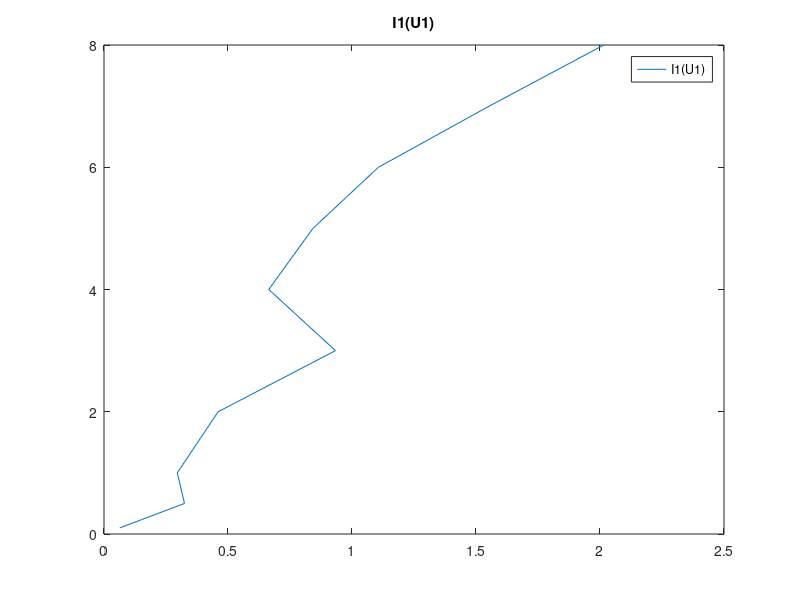
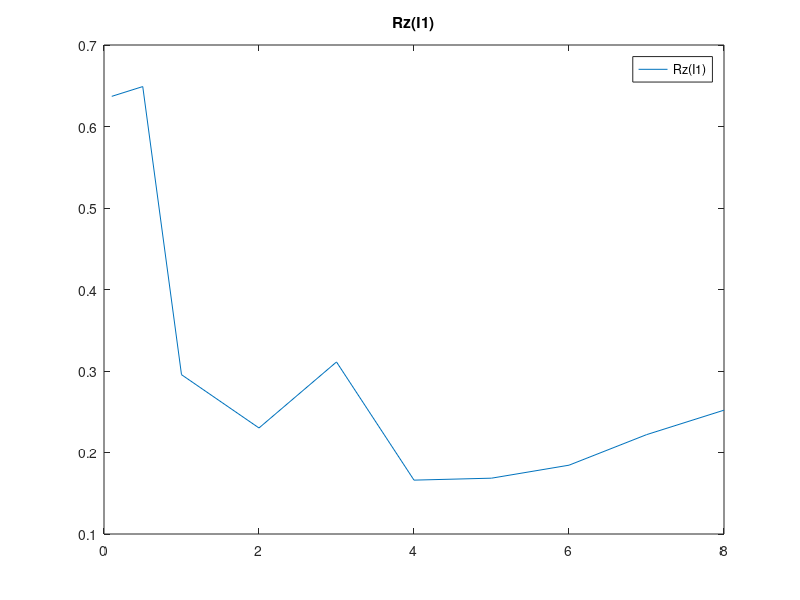
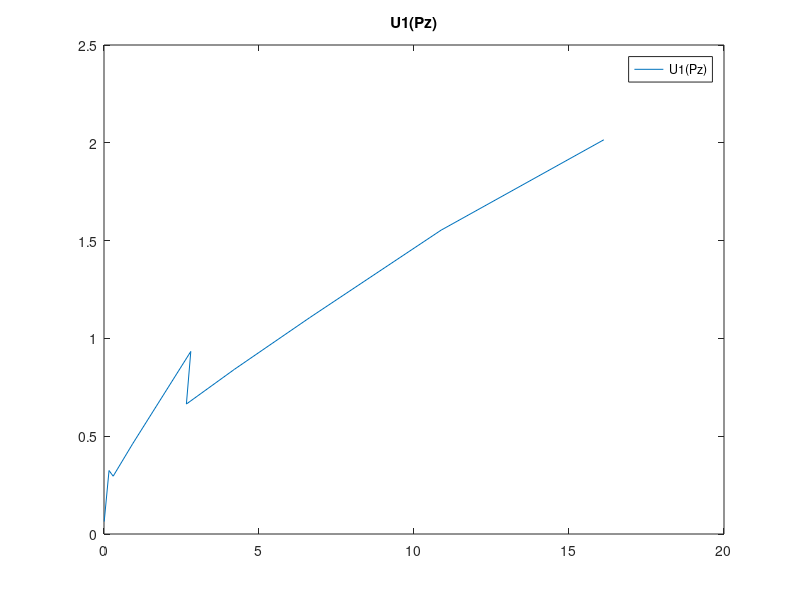
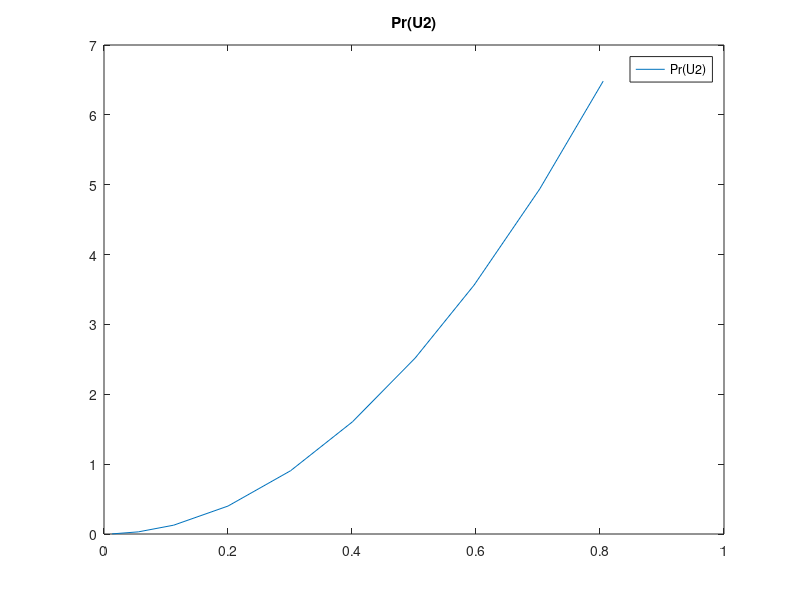

The MATLAB source for these figures, in order:
disp("////// 1 //////")

Ra = 12;
Rx = [6.8, 300, 1000];
Ia = 0.015;
Uv = [1, 4.8, 17];
P =  Uv .* Ia
Px = P-(Ia^2 .* Ra)
RaRx = Ra ./ Rx

deltaP = ((P-Px) ./ Px ) * 100

disp("////// 2 //////")

Rx = [6.8, 300, 1000];
Ia = [0.16, 0.003, 0.001];
Uv = 3;
Rv = 200000;

P = Uv .* Ia
Px = P-((Uv)^2./Rv)
deltaP = ((P-Px) ./ Px ) * 100
RxRv = Rx./Rv

disp("////// 3 //////")

% I1 = [0.1, 0.5, 1.0, 2.0, 3.0, 4.0, 5.0, 6.0, 7.0, 8.0, 9.0, 9.5];
I1 = [0.1, 0.5, 1.0, 2.0, 3.0, 4.0, 5.0, 6.0, 7.0, 8.0];
U1 = [0.0637, 0.3245, 0.2955, 0.4602, 0.9333, 0.6644, 0.8425, 1.1066, 1.5532, 2.0155];
U2 = [0.0131, 0.0554, 0.1123, 0.2000, 0.3009, 0.4007, 0.5020, 0.5970, 0.7027, 0.8052];
%U3 jest w mV
U3 = [1.012, 4.359, 8.700, 15.310, 22.997, 30.609, 38.341, 45.60, 53.67, 61.51];
U3 = U3./1000;
Ic = [0.2, 0.6, 1.1, 2.1, 2.9, 4.0, 5.2, 6.1, 7.0, 8.0];


I1

Rw = 0.1; %rezystor wzorcowy
I2 = U2./Rw

Rb = 0.075/10; %bocznik
I3 = [U3./Rb]

Ic %cęgowy

% hold on;
% p1 = plot(I1)
% title ("Pomiary pradu roznymi metodami");
% set(p1, "linestyle", "none");
% set(p1, "marker", "+");
% set(gca, "linewidth", 4, "fontsize", 18);
% plot(I2)
% plot(I3)
% plot(Ic)
% legend("I1", "I2", "I3", "Ic")
%
% hold off;

Pz = U1.*I1
Rz = U1./I1
Pr = (U2.^2) ./ Rw
deltaI = ( (I2-I1)./I1 ) *100


figure(1)
set(gca, "linewidth", 6, "fontsize", 18);
p1 = plot(U1, I1)
legend("I1(U1)")
title("I1(U1)")
saveas(p1, 'I1(U1).png'); 

figure(2)
set(gca, "linewidth", 6, "fontsize", 18);
p2 = plot(I1, Rz)
legend("Rz(I1)")
title("Rz(I1)")
saveas(p2, 'Rz(I1).png'); 

figure(3)
set(gca, "linewidth", 6, "fontsize", 18);
p3 = plot(Pz, U1)
legend("U1(Pz)")
title("U1(Pz)")
saveas(p3, 'U1(Pz).png'); 

figure(4)
set(gca, "linewidth", 6, "fontsize", 18);
p4 = plot(U2, Pr)
legend("Pr(U2)")
title("Pr(U2)")
saveas(p4, 'Pr(U2).png');



